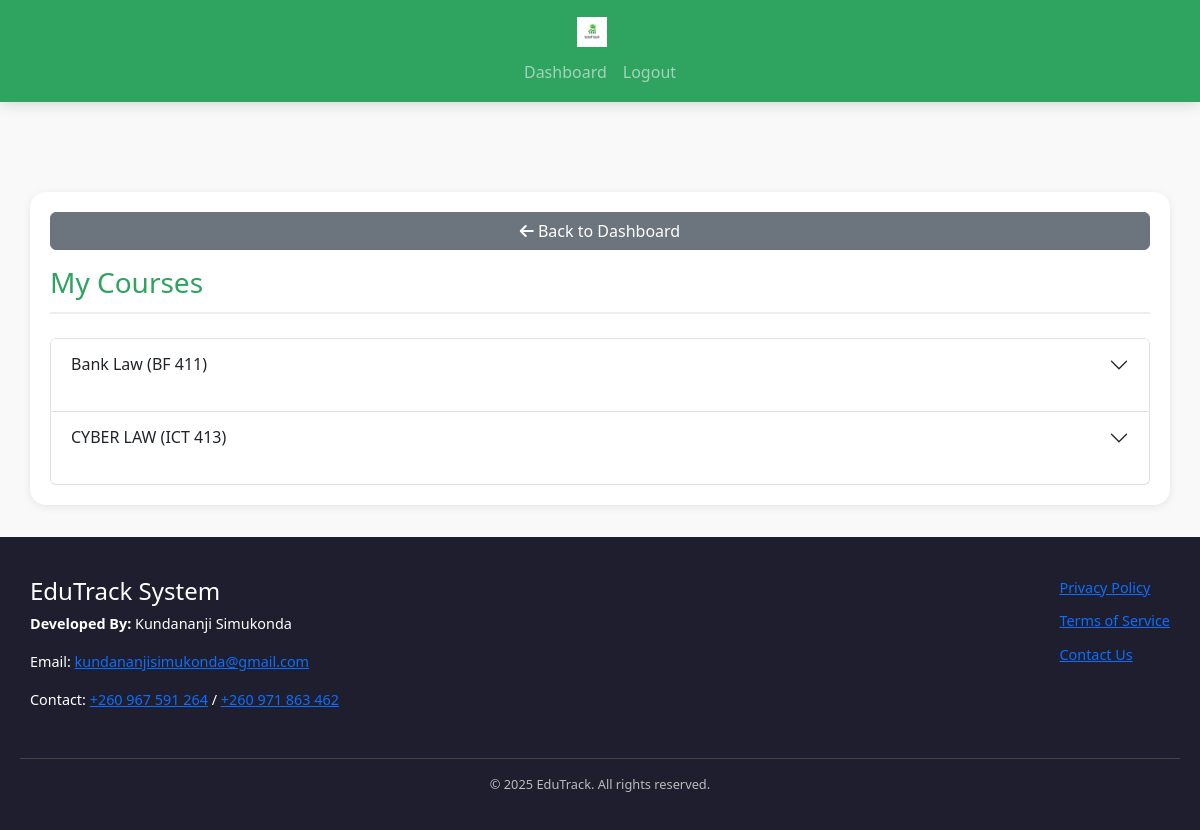
The app's page /pages/lecturer/my_courses.php (signed in) with its own data.
### tables this page shows
CREATE TABLE `courses` (
  `id` int(11) UNSIGNED NOT NULL,
  `name` varchar(255) NOT NULL,
  `course_code` varchar(50) NOT NULL,
  `description` text DEFAULT NULL,
  `status` enum('active','inactive','archived') NOT NULL DEFAULT 'active',
  `class_schedule` varchar(255) DEFAULT NULL,
  `programme_id` int(11) UNSIGNED NOT NULL,
  `created_at` timestamp NOT NULL DEFAULT current_timestamp(),
  `updated_at` timestamp NOT NULL DEFAULT current_timestamp() ON UPDATE current_timestamp()
);

### pages/lecturer/my_courses.php (the view, shortened to what this page needs)
<?php
require_once '../../includes/db.php';
$user_id = $_SESSION['user_id'];
$courses = [];
try {
    $stmt = $pdo->prepare("SELECT course_id FROM lecturer_courses WHERE lecturer_id = ?");
    $stmt->execute([$user_id]);
    $course_links = $stmt->fetchAll(PDO::FETCH_COLUMN);
    if (!empty($course_links)) {
        $placeholders = implode(',', array_fill(0, count($course_links), '?'));
        $stmt_courses = $pdo->prepare("
            SELECT id, name, course_code, description, class_schedule
            FROM courses
            WHERE id IN ($placeholders)
            ORDER BY name ASC
        ");
        $stmt_courses->execute($course_links);
        $courses = $stmt_courses->fetchAll(PDO::FETCH_ASSOC);
    }
} catch (Exception $e) {
    error_log("Database error in my_courses.php: " . $e->getMessage());
    $error = "An error occurred while fetching your courses. Please try again later.";
}
?>
<!DOCTYPE html>
<html lang="en">
<head>
<link href="https://cdn.jsdelivr.net/npm/bootstrap@5.3.2/dist/css/bootstrap.min.css" rel="stylesheet">
<link rel="stylesheet" href="https://cdnjs.cloudflare.com/ajax/libs/font-awesome/6.4.0/css/all.min.css">
<link rel="stylesheet" href="css/dashboard.css">
</head>
<body>
<nav class="navbar navbar-expand-lg navbar-dark bg-success mb-4">
    <div class="container">
        <a class="navbar-brand" href="../../index.php">
            <img src="../../assets/logo.png" alt="EduTrack Logo" height="30">
        </a>
        <div class="collapse navbar-collapse" id="navbarNav">
            <ul class="navbar-nav ms-auto">
                <li class="nav-item"><a class="nav-link" href="dashboard.php">Dashboard</a></li>
                <li class="nav-item"><a class="nav-link" href="../../logout.php">Logout</a></li>
            </ul>
        </div>
    </div>
</nav>
<div class="container dashboard-container">
    <a href="dashboard.php" class="btn btn-secondary mb-3"><i class="fas fa-arrow-left"></i> Back to Dashboard</a>
    <h1 class="mb-4">My Courses</h1>
    <?php if (empty($courses)): ?>
        <div class="alert alert-info">You are not currently assigned to any courses.</div>
    <?php else: ?>
        <div class="accordion" id="coursesAccordion">
            <?php foreach ($courses as $index => $course):
            ?>
                <div class="accordion-item">
                    <h2 class="accordion-header" id="heading<?= $index; ?>">
                        <button class="accordion-button collapsed d-flex justify-content-between align-items-center" type="button" data-bs-toggle="collapse" data-bs-target="#collapse<?= $index; ?>" aria-expanded="false" aria-controls="collapse<?= $index; ?>">
                            <span><?= htmlspecialchars($course['name']); ?> (<?= htmlspecialchars($course['course_code']); ?>)</span>
                        </button>
                    </h2>
                </div>
            <?php endforeach; ?>
        </div>
    <?php endif; ?>
</div>
<?php require_once '../../includes/footer.php'; ?>
</body>
</html>

### pages/lecturer/css/dashboard.css (style rules this page uses)
:root { --primary-color: #2fa360; --primary-hover: #28a745; --danger-color: #dc3545; --danger-hover: #c82333; --background-light: #f9f9f9; --background-dark: #1e1e2f; --text-color: #000000; --text-light: #fff; --text-muted: #777; --border-color: #ddd; --border-light: #eee; --container-width: min(1200px, 95vw); --padding-sm: clamp(0.5rem, 2vw, 0.625rem); --padding-md: clamp(1rem, 3vw, 1.25rem); --padding-lg: clamp(2rem, 5vw, 2.5rem); --gap-md: clamp(1rem, 3vw, 1.25rem); --border-radius-sm: 0.5rem; --border-radius-md: 0.75rem; --border-radius-lg: 1rem; --box-shadow-sm: 0 2px 8px rgba(0, 0, 0, 0.08); --box-shadow-md: 0 4px 12px rgba(0, 0, 0, 0.12); --box-shadow-lg: 0 8px 24px rgba(0, 0, 0, 0.15); --mobile-breakpoint: 768px; --tablet-breakpoint: 1024px; --transition-fast: 0.15s ease; --transition-base: 0.3s ease; --transition-slow: 0.5s ease; }
*, *::before, *::after { box-sizing: border-box; }
html, body { height: 100%; margin: 0; font-family: 'Segoe UI', Tahoma, Geneva, Verdana, sans-serif; color: var(--text-color); background-color: var(--background-light); display: flex; flex-direction: column; padding-top: 80px; scroll-behavior: smooth; }
.container { display: flex; flex-direction: column; justify-content: center; width: 100%; max-width: var(--container-width); margin-inline: auto; padding-inline: var(--padding-md); }
.navbar { position: fixed; top: 0; left: 0; width: 100%; background-color: var(--primary-color) !important; color: var(--text-light); padding: var(--padding-sm) var(--padding-lg); display: flex; justify-content: space-between; align-items: center; z-index: 1030; box-shadow: var(--box-shadow-md); backdrop-filter: blur(10px); }
.dashboard-container { flex: 1 0 auto; width: 100%; max-width: var(--container-width); margin: clamp(1rem, 4vw, 2rem) auto; padding: var(--padding-md); background-color: #fff; border-radius: var(--border-radius-lg); box-shadow: var(--box-shadow-sm); animation: fadeInUp 0.6s ease; }
.dashboard-container h1, .dashboard-container h2 { color: var(--primary-color); margin-bottom: var(--padding-md); }
.dashboard-container h1 { font-size: clamp(1.5rem, 4vw, 1.75rem); border-bottom: 2px solid var(--border-light); padding-bottom: 0.75rem; }
.dashboard-container h2 { font-size: clamp(1.25rem, 3vw, 1.375rem); }
.btn-success, .bg-success { background-color: var(--primary-color) !important; border-color: var(--primary-color) !important; }
.navbar { z-index: 1030 !important; }
.container-fluid, .container { max-width: var(--container-width); }

### records on screen
courses: name "Bank Law", course_code "BF 411"
courses: name "CYBER LAW", course_code "ICT 413"
